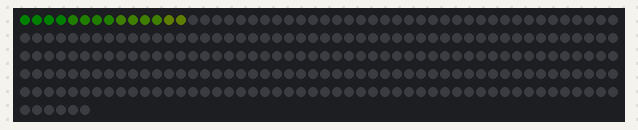
This sketch was run on a simulated Arduino Uno, built with avr-gcc and run on an emulated ATmega328P. Shown: 256 RGB LEDs in strip order, left to right, continuing on the next row. Dim RGB values are drawn brighter than linear; colours are those a GRB WS2812 strip shows for the declared byte order.

Above: at 0.45 s.
At 3.52 s:
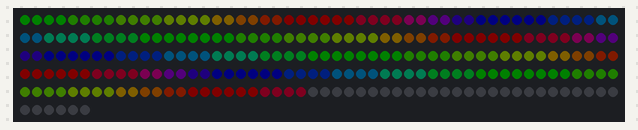
At 10.21 s:
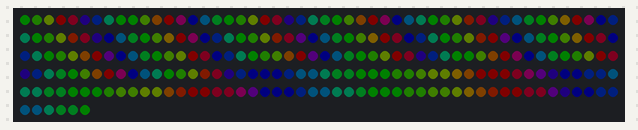
At 16.78 s:
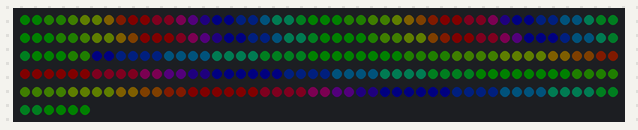
At 25.47 s:
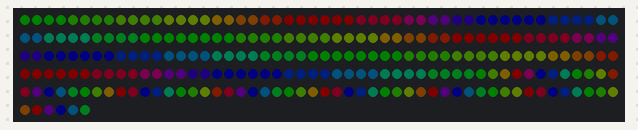
At 38.32 s:
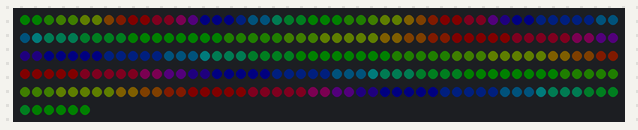

The sketch:

fastLED_CHSV_changingColorPatterns.ino
```cpp
#include "FastLED.h"

#define BRIGHTNESS  5
#define LED_TYPE    WS2812B
#define LED_PIN     3
#define NUM_LEDS    256

CRGB leds[NUM_LEDS];

void setup() {
  delay(100); // for safety
  FastLED.addLeds<LED_TYPE, LED_PIN>(leds, NUM_LEDS);
  FastLED.setBrightness( BRIGHTNESS );
}
void loop() {
  static uint8_t hue;
  hue=hue+1;
  for(int i=0; i<NUM_LEDS; i++){
    leds[i] = CHSV(hue, 255, 255);
    hue+=4;
    FastLED.show();
    delay(3);
  }
  for(int i=0; i<NUM_LEDS; i++){
    leds[i] = CHSV(hue, 255, 255);
    hue+=10;
    FastLED.show();
    delay(3);
  }
  for(int i=0; i<NUM_LEDS; i++){
    leds[i] = CHSV(hue, 255, 255);
    hue+=30;
    FastLED.show();
    delay(3);
  }
}
```
